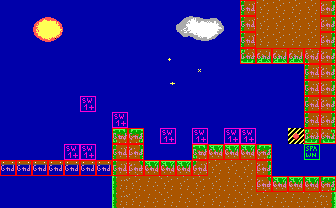

Rendered tile map (Tiled .tmx) drawn with the repository's tilesets; below, a short description and the full map source, tile grids included:
An orthogonal 21x13 tile map with 16x16 px tiles, 2 tile layers (bg, col), 2 tilesets.

<map version="1.5" tiledversion="1.5.0" orientation="orthogonal" renderorder="right-down" width="21" height="13" tilewidth="16" tileheight="16" infinite="0" nextlayerid="4" nextobjectid="30">
 <tileset firstgid="1" source="tileset.tsx" />
 <tileset firstgid="241" source="obj.tsx" />
 <layer id="1" name="bg" width="21" height="13">
  <data encoding="csv">
45,45,45,45,45,45,45,45,45,45,45,45,45,45,45,102,103,103,103,103,104,
45,45,1,2,45,45,45,45,45,45,45,5,6,7,45,102,103,103,103,103,104,
45,45,21,22,45,45,45,45,45,45,45,25,26,27,45,102,103,103,103,103,104,
45,45,45,45,45,45,45,45,45,45,24,45,45,45,45,182,183,183,183,163,104,
45,45,45,45,45,45,45,45,45,45,45,45,23,45,45,45,45,45,45,102,104,
45,45,45,45,45,45,45,45,45,45,3,45,45,45,45,45,45,45,45,102,104,
45,45,45,45,45,45,45,45,45,45,45,45,45,45,45,45,45,45,45,102,104,
45,45,45,45,45,45,45,45,45,45,45,45,45,45,45,45,45,45,45,102,104,
45,45,45,45,45,45,45,82,84,45,45,45,45,45,45,45,45,45,137,182,184,
45,45,45,45,45,45,45,102,104,45,45,45,82,83,83,83,84,45,45,45,45,
46,46,46,46,46,46,46,102,124,83,83,83,122,103,103,103,104,45,45,45,45,
45,45,45,45,45,45,45,102,103,123,103,103,103,103,123,103,124,83,83,83,84,
45,45,45,45,45,45,45,102,103,123,103,123,103,103,123,103,103,123,123,123,104
</data>
 </layer>
 <layer id="2" name="col" width="21" height="13">
  <data encoding="csv">
241,241,241,241,241,241,241,241,241,241,241,241,241,241,241,242,241,241,241,241,242,
241,241,241,241,241,241,241,241,241,241,241,241,241,241,241,242,241,241,241,241,242,
241,241,241,241,241,241,241,241,241,241,241,241,241,241,241,242,241,241,241,241,242,
241,241,241,241,241,241,241,241,241,241,241,241,241,241,241,242,242,242,242,242,242,
241,241,241,241,241,241,241,241,241,241,241,241,241,241,241,241,241,241,241,242,242,
241,241,241,241,241,241,241,241,241,241,241,241,241,241,241,241,241,241,241,242,242,
241,241,241,241,241,250,241,241,241,241,241,241,241,241,241,241,241,241,241,242,242,
241,241,241,241,241,241,241,250,241,241,241,241,241,241,241,241,241,241,241,242,242,
241,241,241,241,241,241,241,242,242,241,250,241,250,241,250,250,241,241,241,242,242,
241,241,241,241,250,250,241,242,242,241,241,241,242,242,242,242,242,241,241,243,241,
242,242,242,242,242,242,242,242,242,242,242,242,242,241,241,241,242,241,241,241,241,
241,241,241,241,241,241,241,241,241,241,241,241,241,241,241,241,242,242,242,242,242,
241,241,241,241,241,241,241,241,241,241,241,241,241,241,241,241,241,241,241,241,241
</data>
 </layer>
 <objectgroup id="3" name="obj" />
</map>
